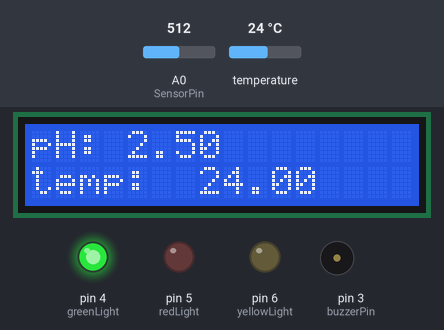
This sketch was run on a simulated Arduino Uno, built with avr-gcc and run on an emulated ATmega328P. Shown: 16×2 character LCD, output pins drawn as LEDs (lit = HIGH), buzzer (waves = sounding). Dashed ring = blinking. The test bench sets the inputs (shaded band); at power-on: A0 (SensorPin) = 512, temperature 24 °C. What the sketch prints to the serial monitor is not drawn.

Above: at 1.2 s.
1.3 s: A0 (SensorPin) set to 649
At 3.6 s:
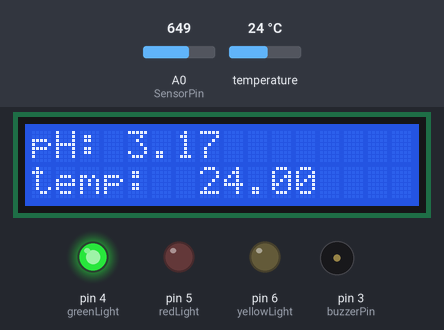
4.3 s: A0 (SensorPin) set to 670
At 7.3 s:
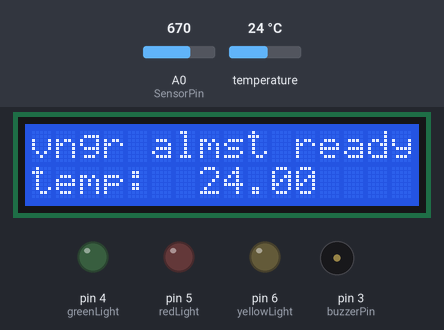
7.5 s: A0 (SensorPin) set to 689
10.3 s: A0 (SensorPin) set to 707
At 15.2 s:
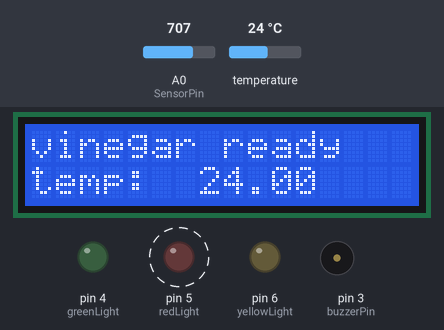
15.7 s: temperature set to 12 °C
At 17.2 s:
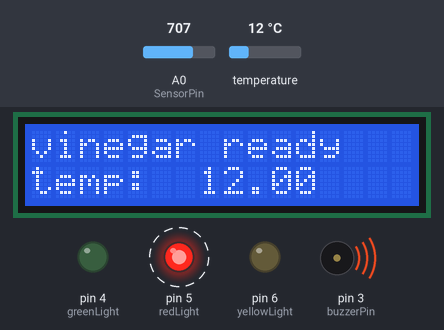
18.2 s: temperature set to 19 °C
At 21.3 s:
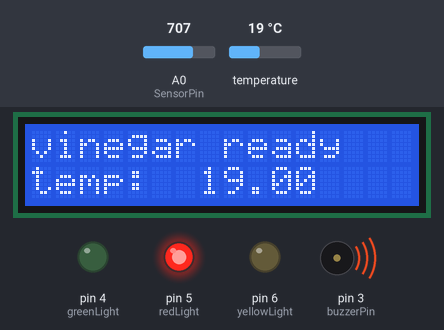
Timing chart, 0 to 23.2 s (numbered marks = the images above; inputs shaded):
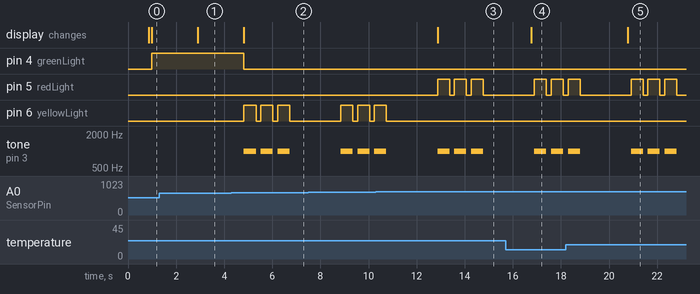

Measured:
- the behaviour switches between 655 and 656 on A0 (SensorPin) (found by bisection; images 1 and 2)
- the behaviour switches between 696 and 697 on A0 (SensorPin) (found by bisection; images 2 and 3)
- after the input at 1.3 s, the display: changes after 1.6 s (image 1)
- after the input at 4.3 s, pin 4 (greenLight): HIGH → LOW after 0.52 s; pin 6 (yellowLight): alternates HIGH for 0.50 s and LOW for 0.20 s, starting after 0.52 s; tone on pin 3 (buzzerPin): alternates 1000 Hz for 0.50 s and silent for 0.20 s, starting after 0.52 s; the display: changes after 0.52 s (image 2)
- after the input at 10.3 s, pin 5 (redLight): alternates HIGH for 0.50 s and LOW for 0.20 s, starting after 2.6 s; pin 6 (yellowLight): goes on until 10.7 s, then stays LOW; the display: changes after 2.6 s (image 3)
- after the input at 15.7 s, the display: changes after 1.1 s (image 4)
- after the input at 18.2 s, the display: changes after 2.6 s (image 5)

The sketch:

fermo.ino
```cpp
#include <OneWire.h>
#include <DallasTemperature.h>
#include <Wire.h>
#include <LiquidCrystal_I2C.h>
#define SensorPin A0
#define buzzerPin 3
#define greenLight 4
#define yellowLight 6
#define redLight 5

unsigned long int avgValue;
float b;
int buf[10], temp;

#define ONE_WIRE_BUS 2  // Data wire is connected to digital pin 2

OneWire oneWire(ONE_WIRE_BUS);
DallasTemperature sensors(&oneWire);

LiquidCrystal_I2C lcd(0x27, 16, 2);

void setup(void) {
  Serial.begin(9600);
  Serial.println("DS18B20 Temperature Sensor Test");
  sensors.begin();
  lcd.init(); // Initialize the LCD
  lcd.backlight(); // Turn on the backlight
  lcd.clear();
  pinMode(buzzerPin, OUTPUT);
  pinMode(greenLight, OUTPUT);
  pinMode(yellowLight, OUTPUT);
  pinMode(redLight, OUTPUT);
}

void loop(void) {
  sensors.requestTemperatures();  // Send the command to get temperatures
  float temperatureC = sensors.getTempCByIndex(0);  // Get the first sensor
  Serial.print("Temperature: ");
  Serial.print(temperatureC);
  Serial.println(" °C");
  lcd.setCursor(0, 1);
  lcd.print("temp:           ");
  lcd.setCursor(7, 1);
  lcd.print(temperatureC);

  for (int i = 0; i < 10; i++) {
    buf[i] = analogRead(SensorPin);
    delay(10);
  }

  for (int i = 0; i < 9; i++) {
    for (int j = i + 1; j < 10; j++) {
      if (buf[i] > buf[j]) {
        temp = buf[i];
        buf[i] = buf[j];
        buf[j] = temp;
      }
    }
  }

  avgValue = 0;
  for (int i = 2; i < 8; i++)
    avgValue += buf[i];

  float phValue = (float)avgValue * 5.0 / 1024 / 6;
  //phValue = 3.5 * phValue;  // adjust calibration here

  Serial.print("pH value:       ");
  Serial.println(phValue, 3);
  lcd.setCursor(0, 0);
  lcd.print("pH:             ");
  lcd.setCursor(4, 0);
  lcd.print(phValue);

  if(phValue > 3.4 ){
    lcd.setCursor(0, 0);
    lcd.print("vinegar ready   ");

    digitalWrite(greenLight, LOW);
    digitalWrite(yellowLight, LOW);
    for(int i=0;i<3;i ++){
      digitalWrite(redLight, HIGH);
      tone(buzzerPin, 1000);
      delay(500);
      noTone(buzzerPin);
      digitalWrite(redLight, LOW);
      delay(200);
    }
  }else if(phValue > 3.2){
    lcd.setCursor(0, 0);
    lcd.print("vngr almst ready");

    digitalWrite(greenLight, LOW);
    digitalWrite(redLight, LOW);
    for(int i=0;i<3;i ++){
      digitalWrite(yellowLight, HIGH);
      tone(buzzerPin, 1000);
      delay(500);
      noTone(buzzerPin);
      digitalWrite(yellowLight, LOW);
      delay(200);
    }
  }else{
    digitalWrite(greenLight, HIGH);
    digitalWrite(yellowLight, LOW);
    digitalWrite(redLight, LOW);
  }

  delay(1000);
}
```
